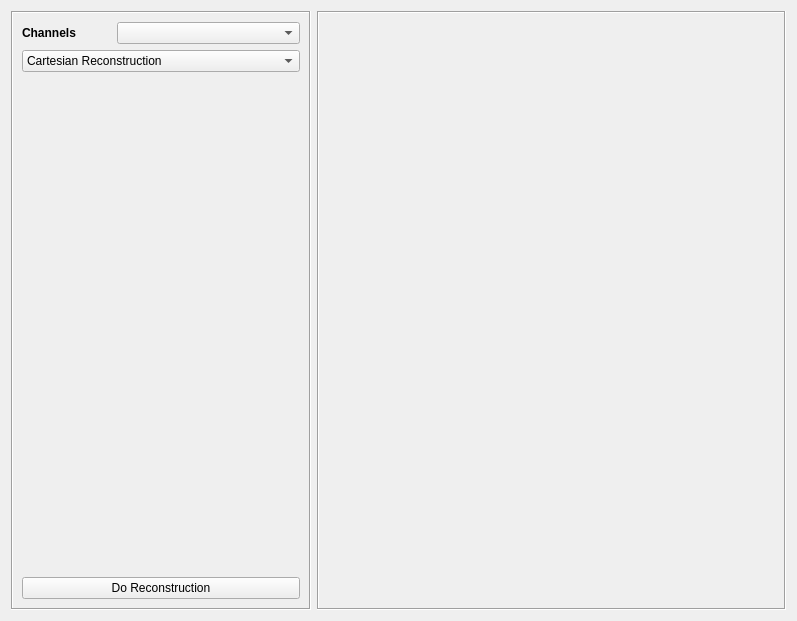
<?xml version="1.0" encoding="UTF-8"?>
<ui version="4.0">
 <class>Form</class>
 <widget class="QWidget" name="Form">
  <property name="geometry">
   <rect>
    <x>0</x>
    <y>0</y>
    <width>797</width>
    <height>621</height>
   </rect>
  </property>
  <property name="windowTitle">
   <string>Form</string>
  </property>
  <layout class="QGridLayout" name="gridLayout_2">
   <item row="0" column="0">
    <widget class="QFrame" name="frame_4">
     <property name="maximumSize">
      <size>
       <width>300</width>
       <height>16777215</height>
      </size>
     </property>
     <property name="frameShape">
      <enum>QFrame::Box</enum>
     </property>
     <property name="frameShadow">
      <enum>QFrame::Sunken</enum>
     </property>
     <layout class="QGridLayout" name="gridLayout">
      <item row="0" column="0">
       <widget class="QLabel" name="channelLabel">
        <property name="text">
         <string>&lt;html&gt;&lt;head/&gt;&lt;body&gt;&lt;p&gt;&lt;span style=&quot; font-weight:600;&quot;&gt;Channels&lt;/span&gt;&lt;/p&gt;&lt;/body&gt;&lt;/html&gt;</string>
        </property>
       </widget>
      </item>
      <item row="3" column="0" colspan="3">
       <widget class="QStackedWidget" name="stackedWidget">
        <property name="currentIndex">
         <number>0</number>
        </property>
        <widget class="QWidget" name="page_1"/>
        <widget class="QWidget" name="page_2"/>
        <widget class="QWidget" name="page_3">
         <layout class="QFormLayout" name="formLayout_2">
          <item row="0" column="0">
           <widget class="QLabel" name="phaseEncodeLabel">
            <property name="text">
             <string>&lt;html&gt;&lt;head/&gt;&lt;body&gt;&lt;p&gt;&lt;span style=&quot; font-size:10pt; font-weight:600;&quot;&gt;Phase Encoding Steps&lt;/span&gt;&lt;/p&gt;&lt;/body&gt;&lt;/html&gt;</string>
            </property>
           </widget>
          </item>
          <item row="0" column="1">
           <widget class="QLineEdit" name="phaseEncodeEdit">
            <property name="text">
             <string>32</string>
            </property>
           </widget>
          </item>
          <item row="1" column="0">
           <widget class="QLabel" name="echoLabel">
            <property name="text">
             <string>&lt;html&gt;&lt;head/&gt;&lt;body&gt;&lt;p&gt;&lt;span style=&quot; font-size:10pt; font-weight:600;&quot;&gt;Number of Echoes&lt;/span&gt;&lt;/p&gt;&lt;/body&gt;&lt;/html&gt;</string>
            </property>
           </widget>
          </item>
          <item row="1" column="1">
           <widget class="QLineEdit" name="echoEdit">
            <property name="text">
             <string>10</string>
            </property>
           </widget>
          </item>
         </layout>
        </widget>
        <widget class="QWidget" name="page_4">
         <layout class="QFormLayout" name="formLayout">
          <item row="0" column="0">
           <widget class="QLabel" name="shotsLabel">
            <property name="text">
             <string>&lt;html&gt;&lt;head/&gt;&lt;body&gt;&lt;p&gt;&lt;span style=&quot; font-size:10pt; font-weight:600;&quot;&gt;Shots&lt;/span&gt;&lt;/p&gt;&lt;/body&gt;&lt;/html&gt;</string>
            </property>
           </widget>
          </item>
          <item row="0" column="1">
           <widget class="QLineEdit" name="shotsEdit">
            <property name="text">
             <string>3</string>
            </property>
           </widget>
          </item>
          <item row="1" column="0">
           <widget class="QLabel" name="keyholeLabel">
            <property name="text">
             <string>&lt;html&gt;&lt;head/&gt;&lt;body&gt;&lt;p&gt;&lt;span style=&quot; font-size:10pt; font-weight:600;&quot;&gt;Keyhole&lt;/span&gt;&lt;/p&gt;&lt;/body&gt;&lt;/html&gt;</string>
            </property>
           </widget>
          </item>
          <item row="1" column="1">
           <widget class="QLineEdit" name="keyholeEdit">
            <property name="text">
             <string>10</string>
            </property>
           </widget>
          </item>
         </layout>
        </widget>
       </widget>
      </item>
      <item row="4" column="0" colspan="3">
       <widget class="QPushButton" name="reconstructionButton">
        <property name="text">
         <string>Do Reconstruction</string>
        </property>
       </widget>
      </item>
      <item row="1" column="0" colspan="3">
       <widget class="QComboBox" name="reconstructionBox">
        <property name="styleSheet">
         <string notr="true"/>
        </property>
        <item>
         <property name="text">
          <string>Cartesian Reconstruction</string>
         </property>
        </item>
       </widget>
      </item>
      <item row="0" column="1" colspan="2">
       <widget class="QComboBox" name="channelBox"/>
      </item>
     </layout>
    </widget>
   </item>
   <item row="0" column="1">
    <widget class="QFrame" name="frame">
     <property name="frameShape">
      <enum>QFrame::Box</enum>
     </property>
     <property name="frameShadow">
      <enum>QFrame::Sunken</enum>
     </property>
    </widget>
   </item>
  </layout>
 </widget>
 <resources/>
 <connections/>
</ui>
